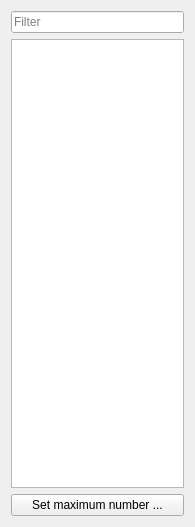
<?xml version="1.0" encoding="UTF-8"?>
<ui version="4.0">
 <class>DatabaseSplitWidget</class>
 <widget class="QWidget" name="DatabaseSplitWidget">
  <property name="geometry">
   <rect>
    <x>0</x>
    <y>0</y>
    <width>195</width>
    <height>527</height>
   </rect>
  </property>
  <property name="windowTitle">
   <string>Form</string>
  </property>
  <layout class="QGridLayout" name="gridLayout">
   <item row="0" column="0">
    <widget class="QSplitter" name="splitter">
     <property name="orientation">
      <enum>Qt::Orientation::Horizontal</enum>
     </property>
     <widget class="QWidget" name="layoutWidget">
      <layout class="QVBoxLayout" name="verticalLayout">
       <item>
        <widget class="QLineEdit" name="listFilter">
         <property name="placeholderText">
          <string>Filter</string>
         </property>
        </widget>
       </item>
       <item>
        <widget class="QListView" name="list">
         <property name="selectionRectVisible">
          <bool>true</bool>
         </property>
        </widget>
       </item>
       <item>
        <widget class="QPushButton" name="pushMax">
         <property name="text">
          <string>Set maximum number ...</string>
         </property>
        </widget>
       </item>
      </layout>
     </widget>
    </widget>
   </item>
  </layout>
 </widget>
 <resources/>
 <connections/>
</ui>
